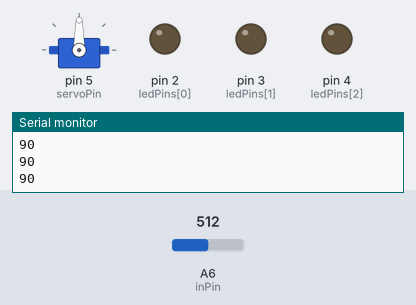
This sketch was run on a simulated Arduino Nano, built with avr-gcc and run on an emulated ATmega328P. On the bench: servo, output pins drawn as LEDs (lit = HIGH), the last lines printed to the serial monitor. The test bench sets the inputs (shaded band); at power-on: A6 (inPin) = 512.

Above: at 1.2 s.
1.3 s: A6 (inPin) set to 716
At 1.6 s:
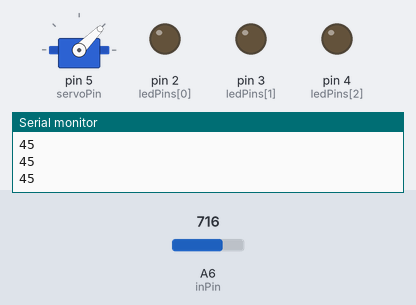
2.8 s: A6 (inPin) set to 1023
At 4.0 s:
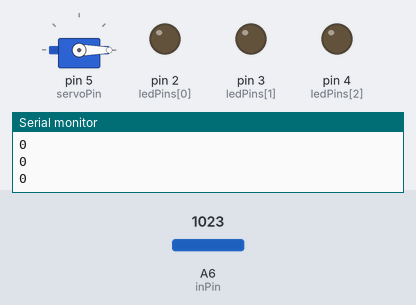
4.3 s: A6 (inPin) set to 306
At 5.4 s:
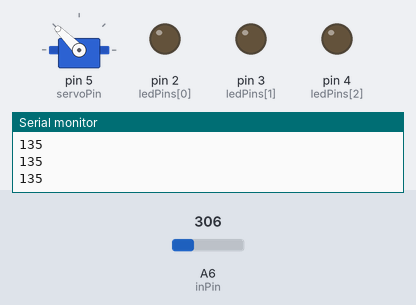
5.8 s: A6 (inPin) set to 122
At 6.7 s:
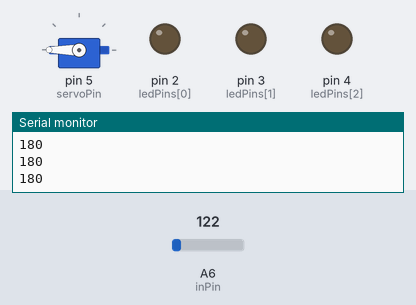
7.3 s: A6 (inPin) set to 511
At 8.1 s:
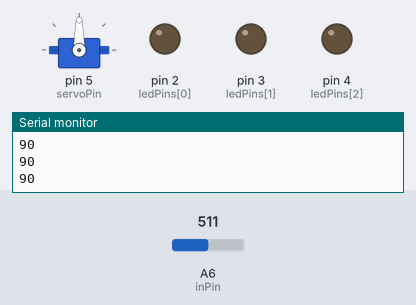
8.8 s: A6 (inPin) set to 900
At 9.4 s:
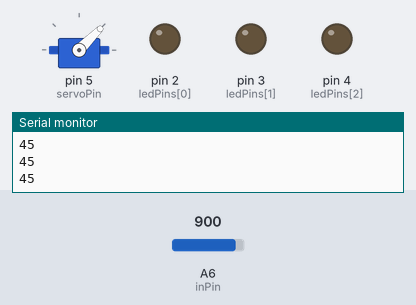
Timing chart, 0 to 11.3 s (numbered marks = the images above; inputs shaded):
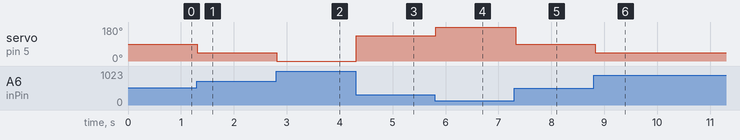

The sketch:

motor_servo.ino
```cpp
#include <Arduino.h>
#include <Servo.h>


/*
led, 모터, 서보모터, X키패드 제어
*/

/*
    Digital pin: D 제외하고 숫자만 ex) 1, 2
        - D0 = OUTPUT, low 눌렀을 때 high
    Ax pin: A 포함 ex) A1, A2
*/

/*
    X키패드: 전압 레벨 수준에 따라 번호 입력 -> analogRead(), pinMode 설정 필요 X
    - 1: 1000 이상
    - 2: 700 이상
    - 3: 500 이상
    - 4: 300 이상
    - 5: 200 이상

*/

int ledPins[] = {2, 3, 4};      // D2, D3, D4
int inPin = A6;                 // A6
int motor1Pins[] = {8, A5};              // D8, A5
int motor2Pins[] = {A3, A4};              // A3, A4
int servoPin = 5;               // D5
Servo servo;


int ConvertAnalogValueToNumber(int analogValue) {
    int result = 0;
    int boundaryValues[] = {1000, 700, 500, 300, 100};
    for (int i=0; i<5; i++) {
        if (analogValue >= boundaryValues[i]) {
            result = i+1;
            break;
        }
    }
    return result;
}


void SetMotorSpeed(int speed, int delayMicroSec, int* motorPins) {

    // overflow 처리
    if (speed > 20) {
        speed = 20;
    } else if (speed < -20) {
        speed = -20;
    }

    // pulse 설정
    int pulse = abs(speed);
    int isForward = (speed > 0 ? true : false);

    // implementation
    for (int i=1; i<=20; i++) {
        if (i <= pulse) {
            digitalWrite(motorPins[0], (isForward ? HIGH : LOW));
            digitalWrite(motorPins[1], (isForward ? LOW : HIGH));
        } else {
            digitalWrite(motorPins[0], HIGH);
            digitalWrite(motorPins[1], HIGH);
        }
        delayMicroseconds(delayMicroSec);
    }
}

void MotorSpeed(int speed1, int speed2) {
    SetMotorSpeed(speed1, 200, motor1Pins);
    SetMotorSpeed(speed2, 200, motor2Pins);
}


void setup() {
    Serial.begin(9600);
    for (int i=0; i<3; i++){
        pinMode(ledPins[i], OUTPUT);
    }
    servo.attach(servoPin);
}


int speed = 5;
int microSeconds = 200;
int servoAngle = 0;

void loop() {

    // int inPinValue = analogRead(inPin);
    // int inNumber = ConvertAnalogValueToNumber(inPinValue);

    // int ledValues[] = {4&inNumber, 2&inNumber, 1&inNumber};

    // for (int i=0; i<3; i++){
    //     digitalWrite(ledPins[i], ledValues[i]);
    // }

    int inPinValue = analogRead(inPin);
    int inNumber = ConvertAnalogValueToNumber(inPinValue);

    if (inNumber != 0) {
        servoAngle = 45*(inNumber - 1);
        Serial.println(servoAngle);
    }

    servo.write(servoAngle);
    delay(100);

    // MotorSpeed(speed, speed);
}
```

Measured:
- after the input at 1.3 s, servo on pin 5 (servoPin): 90° → 45° at once
- after the input at 2.8 s, servo on pin 5 (servoPin): 45° → 0° at once
- after the input at 4.3 s, servo on pin 5 (servoPin): 0° → 135° at once
- after the input at 5.8 s, servo on pin 5 (servoPin): 135° → 180° at once
- after the input at 7.3 s, servo on pin 5 (servoPin): 180° → 90° at once
- after the input at 8.8 s, servo on pin 5 (servoPin): 90° → 45° at once
